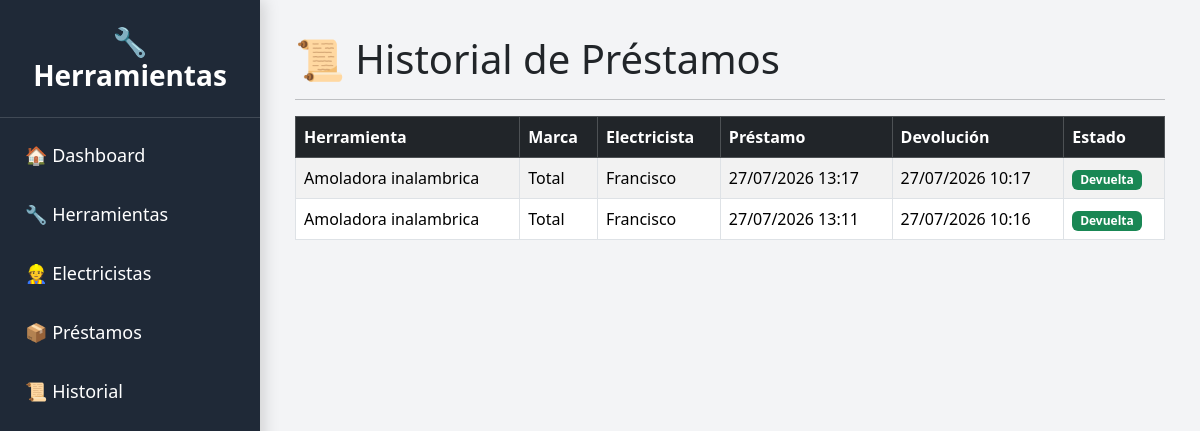
The page /historial on the database its author committed.
### models.py (models this page shows)
class Prestamo(db.Model):
    __tablename__ = "prestamos"
    id = db.Column(db.Integer, primary_key=True)
    herramienta_id = db.Column(
        db.Integer,
        db.ForeignKey("herramientas.id"),
        nullable=False
    )
    electricista_id = db.Column(
        db.Integer,
        db.ForeignKey("electricistas.id"),
        nullable=False
    )
    fecha_prestamo = db.Column(
        db.DateTime,
        default=datetime.utcnow
    )
    fecha_devolucion = db.Column(
        db.DateTime,
        nullable=True
    )
    herramienta = db.relationship("Herramienta")
    electricista = db.relationship("Electricista")

class Herramienta(db.Model):
    __tablename__ = "herramientas"
    id = db.Column(db.Integer, primary_key=True)
    nombre = db.Column(db.String(100), nullable=False)
    marca = db.Column(db.String(100), nullable=False)
    modelo = db.Column(db.String(100))
    estado = db.Column(
        db.String(30),
        default="Disponible"
    )
    observaciones = db.Column(db.Text)

class Electricista(db.Model):
    __tablename__ = "electricistas"
    id = db.Column(db.Integer, primary_key=True)
    nombre = db.Column(db.String(100), nullable=False)
    cuadrilla = db.Column(db.String(20), nullable=False)
    estado = db.Column(
        db.String(20),
        default="Activo"
    )

### routes/historial.py (the view)
@historial_bp.route("/historial")
def historial():
    prestamos = Prestamo.query.order_by(
        Prestamo.fecha_prestamo.desc()
    ).all()
    return render_template(
        "historial.html",
        prestamos=prestamos
    )

### templates/historial.html
{% extends "base.html" %}
{% block contenido %}
<h1>📜 Historial de Préstamos</h1>
<hr>
<table class="table table-bordered table-striped">
    <thead class="table-dark">
        <tr>
            <th>Herramienta</th>
            <th>Marca</th>
            <th>Electricista</th>
            <th>Préstamo</th>
            <th>Devolución</th>
            <th>Estado</th>
        </tr>
    </thead>
    <tbody>
    {% if prestamos %}
        {% for p in prestamos %}
        <tr>
            <td>{{ p.herramienta.nombre }}</td>
            <td>{{ p.herramienta.marca }}</td>
            <td>{{ p.electricista.nombre }}</td>
            <td>{{ p.fecha_prestamo.strftime("%d/%m/%Y %H:%M") }}</td>
            <td>
                {% if p.fecha_devolucion %}
                    {{ p.fecha_devolucion.strftime("%d/%m/%Y %H:%M") }}
                {% else %}
                    -
                {% endif %}
            </td>
            <td>
                {% if p.fecha_devolucion %}
                    <span class="badge bg-success">
                        Devuelta
                    </span>
                {% else %}
                    <span class="badge bg-warning text-dark">
                        Prestada
                    </span>
                {% endif %}
            </td>
        </tr>
        {% endfor %}
    {% else %}
        <tr>
            <td colspan="6" class="text-center">
                No hay registros.
            </td>
        </tr>
    {% endif %}
    </tbody>
</table>
{% endblock %}

### templates/base.html (style rules this page uses)
body { overflow-x:hidden; background:#f3f4f6; font-family:Segoe UI, Arial, sans-serif; }

### rows shown on the page
Prestamo: herramienta.nombre "Amoladora inalambrica", herramienta.marca "Total", electricista.nombre "Francisco", fecha_prestamo "27/07/2026 13:17", fecha_devolucion "27/07/2026 10:17", shows "Devuelta"
Prestamo: herramienta.nombre "Amoladora inalambrica", herramienta.marca "Total", electricista.nombre "Francisco", fecha_prestamo "27/07/2026 13:11", fecha_devolucion "27/07/2026 10:16", shows "Devuelta"
